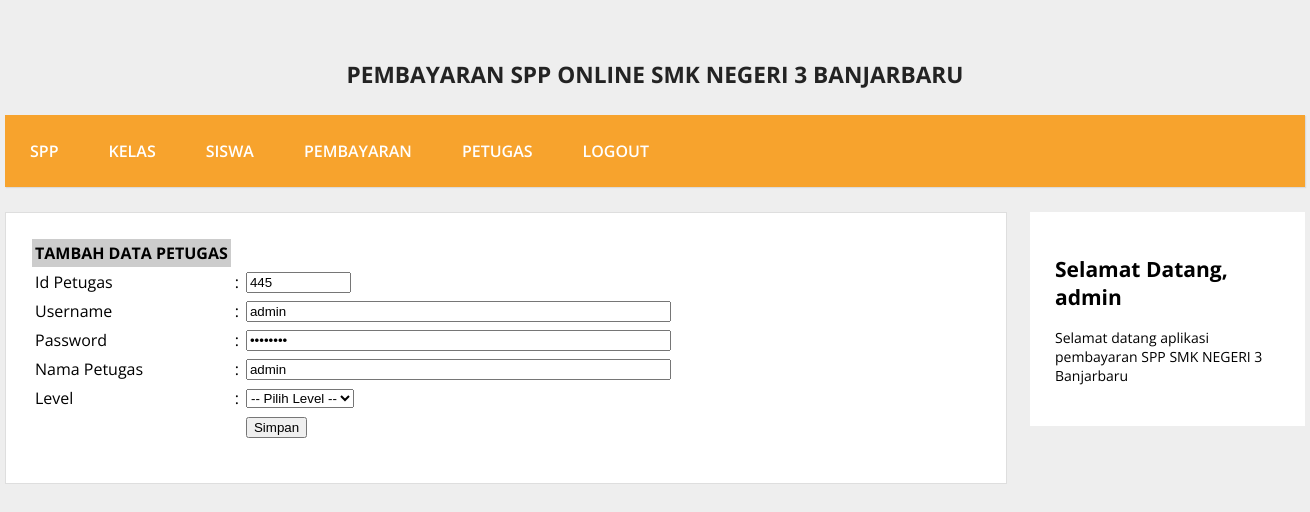
Screenshot of /admin/halaman_admin.php?open=edit_petugas&id_petugas=445 (signed in) with the database file from the repository.
### tables this page shows
CREATE TABLE `petugas` (
  `id_petugas` varchar(5) NOT NULL,
  `username` varchar(25) NOT NULL,
  `password` varchar(32) NOT NULL,
  `nama_petugas` varchar(35) NOT NULL,
  `level` enum('admin','petugas','','') NOT NULL
);

### admin/edit_petugas.php (the view, shortened to what this page needs)
<?php
include_once "../src/koneksi.php";
$id_petugas = $_GET['id_petugas'];
$sql = mysqli_query($koneksi, "SELECT * FROM petugas WHERE id_petugas ='$id_petugas'");
$data = mysqli_fetch_array($sql);
?>
<form action="<?php $_SERVER['PHP_SELF']; ?>" method="post" >
    <table cellspacing="1" cellpadding="3">
        <tr>
            <td bgcolor="#CCCCCC"><strong>TAMBAH DATA PETUGAS</strong></td>
        </tr>
        <tr>
            <td>Id Petugas</td>
            <td>:</td>
            <td><input name="id_petugas" type="text" size="10" maxlength="10" value="<?php echo $data['id_petugas']; ?> " readonly = "true"/></td>
        </tr>
        <tr>
            <td>Username </td>
            <td>:</td>
            <td><input name="username" type="text" size="50" maxlength="50" value="<?php echo $data['username']; ?> "/></td>
        </tr>
        <tr>
            <td>Password </td>
            <td>:</td>
            <td><input name="password" type="password" size="50" maxlength="50" value="<?php echo $data['password']; ?> "/></td>
        </tr>
        <tr>
            <td>Nama Petugas </td>
            <td>:</td>
            <td><input name="nama_petugas" type="nama_petugas" size="50" maxlength="50" value="<?php echo $data['nama_petugas']; ?> "/></td>
        </tr>
        <tr>
            <td>Level </td>
            <td>:</td>
            <td>
                <select name="level" >
                    <option value="Kosong">-- Pilih Level --</option>
                </select>
            </td>
        </tr>
        <tr>
            <td>&nbsp;</td> <td>&nbsp;</td>
            <td><input name="btnSimpan" type="submit" value="Simpan" /></td>
        </tr>
    </table>
</form>

### src/style.css (style rules this page uses)
body { background:#eee; margin:0; font-family:'Open Sans', sans-serif; }

### rows the page displays
petugas: id_petugas "445", username "admin", nama_petugas "admin"

### other values shown
$_SESSION['username'] "admin"
